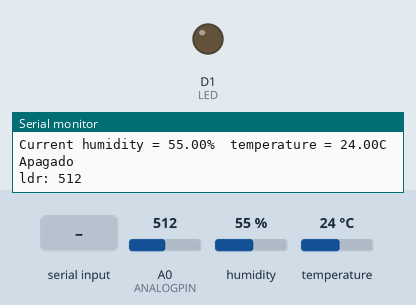
Simulated run of this sketch. Board: ESP8266 (NodeMCU). Parts: output pins drawn as LEDs (lit = HIGH), the last lines printed to the serial monitor. Inputs (shaded band) come from the test bench; at power-on: A0 (ANALOGPIN) = 512, humidity 55 %, temperature 24 °C.

Above: at 1.8 s.
1.9 s: "1\n" received over Serial
At 2.3 s:
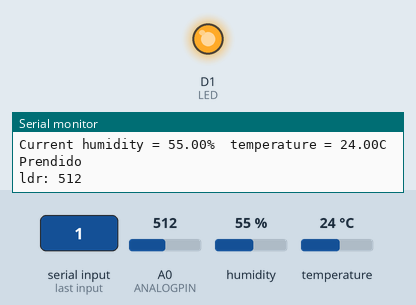
3.5 s: "2\n" received over Serial
At 4.6 s:
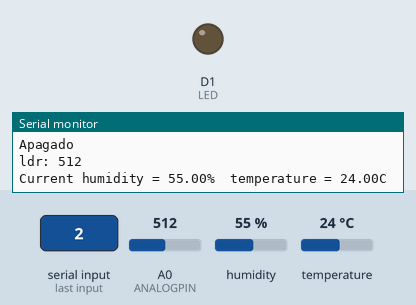
Timing chart, 0 to 6.5 s (numbered marks = the images above; inputs shaded):
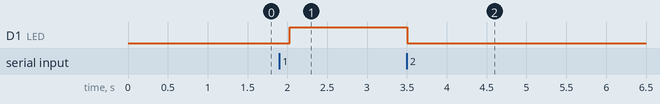

The sketch:

tutorial_1.ino
```cpp
#include "DHT.h"
#define DHTTYPE DHT11   // DHT 11

#define dht_dpin 2
DHT dht(dht_dpin, DHTTYPE);

#define LED D1 // LED
int ValueRead=2;
int myflag=0;

const int ANALOGPIN = A0;
int ldr = 0;

void setup()
{
 Serial.begin(9600);
 pinMode(LED, OUTPUT);
 digitalWrite(LED, LOW); //LED comienza apagado
  pinMode (ANALOGPIN, INPUT);
 dht.begin(); // función begin
}

void loop()
{
 if (Serial.available()){
   ValueRead=Serial.parseInt();
 }
   if (((ValueRead==1 && myflag==0)|| myflag==1)&!(ValueRead==2 && myflag==1)){
     digitalWrite(LED, HIGH);  // Se prende el LED
     Serial.println("Prendido");
     myflag=1;
   }
   else{
     digitalWrite(LED, LOW);   // Se apaga el LED
     Serial.println("Apagado");
     myflag=0;
   }

  // LDR
  ldr = analogRead (ANALOGPIN);  // Read sensor input
  Serial.print ("ldr: ");
  Serial.println (ldr);
  delay (1000);

  // DHT
 float h = dht.readHumidity();
 float t = dht.readTemperature();

 Serial.print("Current humidity = ");
 Serial.print(h);
 Serial.print("%  ");
 Serial.print("temperature = ");
 Serial.print(t);
 Serial.println("C  ");
}
```

Measured:
- after the input at 1.9 s, D1 (LED): LOW → HIGH after 0.13 s
- after the input at 3.5 s, D1 (LED): HIGH → LOW at once
